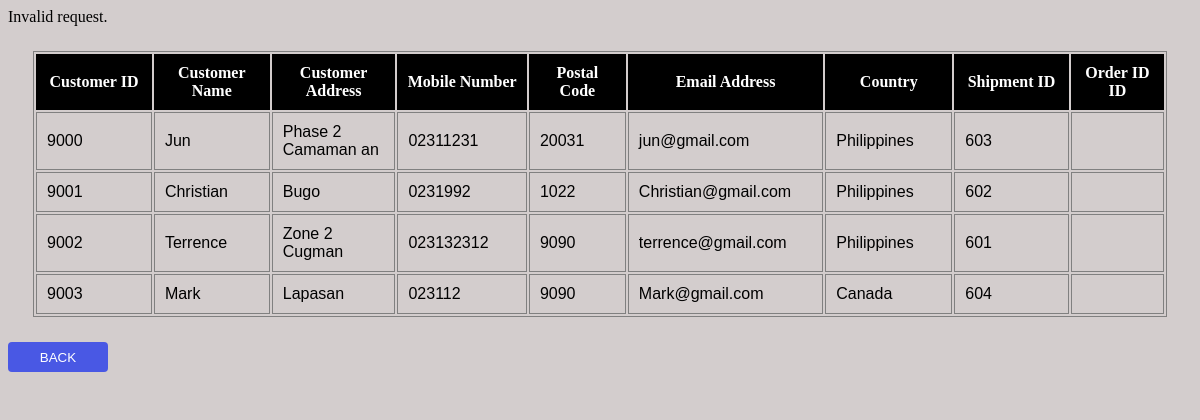
/customeredit.php, run on the app's committed database.
### tables this page shows
CREATE TABLE `customer_info` (
  `customer_id` int(20) NOT NULL,
  `customer_name` varchar(250) DEFAULT NULL,
  `customer_address` varchar(250) DEFAULT NULL,
  `customer_number` varchar(250) DEFAULT NULL,
  `customer_postal` varchar(250) DEFAULT NULL,
  `customer_email` varchar(250) DEFAULT NULL,
  `customer_country` varchar(250) DEFAULT NULL,
  `ship_id` int(20) DEFAULT NULL,
  `order_id` int(20) DEFAULT NULL
);

### customeredit.php (the view, shortened to what this page needs)
<!DOCTYPE html>
<html lang="en">
<head>
</head>
<body>
<?php
    include("config.php");
        if (isset($_GET['id'])) {
            $customer_id = $_GET['id'];
            $sql = "SELECT * FROM customer_info WHERE customer_id = $customer_id";
            $result = $conn->query($sql);
            if ($result->num_rows == 1) {
                $row = $result->fetch_assoc();
                $customer_id = $row['customer_id'];
                $customer_name = $row['customer_name'];
                $customer_address = $row['customer_address'];
                $customer_number = $row['customer_number'];
                $customer_postal = $row['customer_postal'];
                $customer_email = $row['customer_email'];
                $customer_country = $row['customer_country'];
                $ship_id = $row['ship_id'];
                echo "
                <form action='customerupdate.php' method='POST'>
                    <input type='hidden' name='customer_id' value='$customer_id'>
                    <div class='prod'><label for='prod_id'>Customer Name:</label></div>
                    <div class='prod'><input type='text' id='prod' name='customer_name' value='$customer_name' required><br>
                    <div class='prod'><label for='prod_id'>Customer Address:</label></div>
                    <div class='prod'><input type='text' id='prod' name='customer_address' value='$customer_address' required><br>
                    <div class='prod'><label for='QTY'>Customer Number:</label></div>
                   <input type='text' id='prod' name='customer_number' value='$customer_number' reqired><br>
                   <div class='prod'<label for='order_date'>Customer Postal:</label></div>
                    <input type='text' id='prod' name='customer_postal' value='$customer_postal' ><br>
                    <div class='prod'<label for='order_date'>Customer Email:</label></div>
                    <input type='text' id='prod' name='customer_email' value='$customer_email' ><br>
                    <div class='prod'<label for='order_date'>Customer Country:</label></div>
                    <input type='text' id='prod' name='customer_country' value='$customer_country' ><br>
                    <div class='prod'<label for='order_date'>Shipment ID:</label></div>
                    <input type='text' id='prod' name='ship_id' value='$ship_id' ><br>
                    <div class='seachBtn'><input type='submit' id='search-Btn' name='submit' value='Update'></div>
                </form>";
            } else {
                echo "Product not found.";
            }
             } else {
            echo "Invalid request.";
        }
    ?>
    <?php
        include("config.php");
        $sql = "SELECT * FROM customer_info";
        $result = $conn->query($sql);
        if ($result->num_rows > 0) {
            echo "<table>";
            echo "<tr>";
            echo "<th>Customer ID</th><th>Customer Name</th><th>Customer Address</th><th>Mobile Number</th><th>Postal Code</th><th>Email Address</th><th>Country</th><th>Shipment ID</th><th>Order ID ID</th>";
            echo "</tr>";
            while ($row = $result->fetch_assoc()) {
                echo "<tr>";
                echo "<td>" . $row['customer_id'] . "</td>";
                echo "<td>" . $row['customer_name'] . "</td>";
                echo "<td>" . $row['customer_address'] . "</td>";
                echo "<td>" . $row['customer_number'] . "</td>";
                echo "<td>" . $row['customer_postal'] . "</td>";
                echo "<td>" . $row['customer_email'] . "</td>";
                echo "<td>" . $row['customer_country'] . "</td>";
                echo "<td>" . $row['ship_id'] . "</td>";
                echo "<td>" . $row['order_id'] . "</td>";
                echo "</tr>";
            }
            echo "</table>";
        }
    ?>
    <form method="POST" action="index.php">
        <div class="backBtn"><input type="submit" id="BACKbtn" name="search" value="BACK"></div>
    </form>
</body>
</html>

### customeredit.php (style rules this page uses)
* { background-color: rgb(211, 205, 205); }
th { width: 400px; padding: 10px; background-color: black; color: white; }
tr { padding: 10px; }
table { border: 1px solid; border-color: gray; margin: 25px; }
td { border: 1px solid; border-color: gray; width: 50px; border-width: 1px; padding: 10px; font-family: 'Trebuchet MS', 'Lucida Sans Unicode', 'Lucida Grande', 'Lucida Sans', Arial, sans-serif; }
#BACKbtn { height: 30px; width: 100px; border-radius: 4px; border: 0; background-color: rgb(73, 88, 228); transition: 0.5s; color: white; margin-bottom: 20px; }

### data on the page
customer_info: customer_id "9000", customer_name "Jun", customer_address "Phase 2 Camaman an", customer_number "02311231", customer_postal "20031", customer_email "jun@gmail.com", customer_country "Philippines", ship "603"
customer_info: customer_id "9001", customer_name "Christian", customer_address "Bugo", customer_number "0231992", customer_postal "1022", customer_email "Christian@gmail.com", customer_country "Philippines", ship "602"
customer_info: customer_id "9002", customer_name "Terrence", customer_address "Zone 2 Cugman", customer_number "023132312", customer_postal "9090", customer_email "terrence@gmail.com", customer_country "Philippines", ship "601"
customer_info: customer_id "9003", customer_name "Mark", customer_address "Lapasan", customer_number "023112", customer_postal "9090", customer_email "Mark@gmail.com", customer_country "Canada", ship "604"
